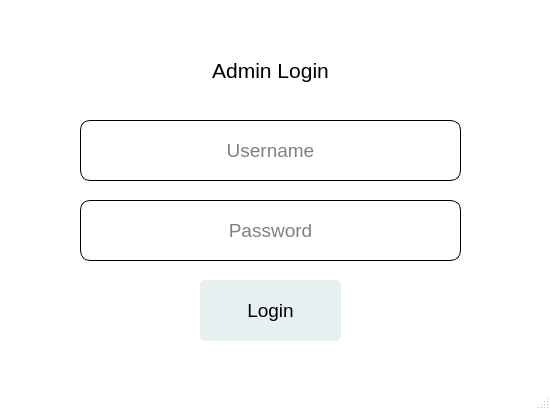
<?xml version="1.0" encoding="UTF-8"?>
<ui version="4.0">
 <class>AdminLogin</class>
 <widget class="QMainWindow" name="AdminLogin">
  <property name="geometry">
   <rect>
    <x>0</x>
    <y>0</y>
    <width>550</width>
    <height>410</height>
   </rect>
  </property>
  <property name="minimumSize">
   <size>
    <width>550</width>
    <height>410</height>
   </size>
  </property>
  <property name="maximumSize">
   <size>
    <width>550</width>
    <height>410</height>
   </size>
  </property>
  <property name="windowTitle">
   <string>Admin Login</string>
  </property>
  <property name="styleSheet">
   <string notr="true">QSlider::groove:horizontal {height: 10px; margin: 0 0;}
QSlider::handle:horizontal {background-color: rgb(0,150,250); border: 1px; border-radius:3px; height: 
40px; width: 40px; margin: 0 0;}
QSlider::handle:horizontal:hover {background-color: rgb(0,200,150); border: 1px; border-radius:3px; height: 
    40px; width: 40px; margin: 0 0;}


QPushButton{
	background-color:rgb(230,240,240);
border:none;
border-radius: 5px;
}

QPushButton:hover{
	background-color:rgb(230,255,255);
	border:none;
}

QPushButton:pressed{
	background-color:rgb(200,255,255);
	border:none;
}

QLineEdit{
	border-radius: 10px;
border:1px solid black;
}

#AdminLogin{
	background-color:rgb(255,255,255);
}</string>
  </property>
  <widget class="QWidget" name="centralwidget">
   <widget class="QLineEdit" name="text_username">
    <property name="geometry">
     <rect>
      <x>80</x>
      <y>120</y>
      <width>381</width>
      <height>61</height>
     </rect>
    </property>
    <property name="font">
     <font>
      <pointsize>14</pointsize>
     </font>
    </property>
    <property name="alignment">
     <set>Qt::AlignCenter</set>
    </property>
    <property name="placeholderText">
     <string>Username</string>
    </property>
   </widget>
   <widget class="QPushButton" name="btn_login">
    <property name="geometry">
     <rect>
      <x>200</x>
      <y>280</y>
      <width>141</width>
      <height>61</height>
     </rect>
    </property>
    <property name="font">
     <font>
      <pointsize>14</pointsize>
     </font>
    </property>
    <property name="text">
     <string>Login</string>
    </property>
   </widget>
   <widget class="QLabel" name="label">
    <property name="geometry">
     <rect>
      <x>160</x>
      <y>40</y>
      <width>221</width>
      <height>61</height>
     </rect>
    </property>
    <property name="font">
     <font>
      <pointsize>16</pointsize>
     </font>
    </property>
    <property name="text">
     <string>Admin Login</string>
    </property>
    <property name="alignment">
     <set>Qt::AlignCenter</set>
    </property>
   </widget>
   <widget class="QLineEdit" name="text_password">
    <property name="geometry">
     <rect>
      <x>80</x>
      <y>200</y>
      <width>381</width>
      <height>61</height>
     </rect>
    </property>
    <property name="font">
     <font>
      <pointsize>14</pointsize>
     </font>
    </property>
    <property name="inputMask">
     <string/>
    </property>
    <property name="echoMode">
     <enum>QLineEdit::Password</enum>
    </property>
    <property name="alignment">
     <set>Qt::AlignCenter</set>
    </property>
    <property name="placeholderText">
     <string>Password</string>
    </property>
   </widget>
  </widget>
  <widget class="QMenuBar" name="menubar">
   <property name="geometry">
    <rect>
     <x>0</x>
     <y>0</y>
     <width>550</width>
     <height>22</height>
    </rect>
   </property>
  </widget>
  <widget class="QStatusBar" name="statusbar"/>
 </widget>
 <resources/>
 <connections/>
</ui>
